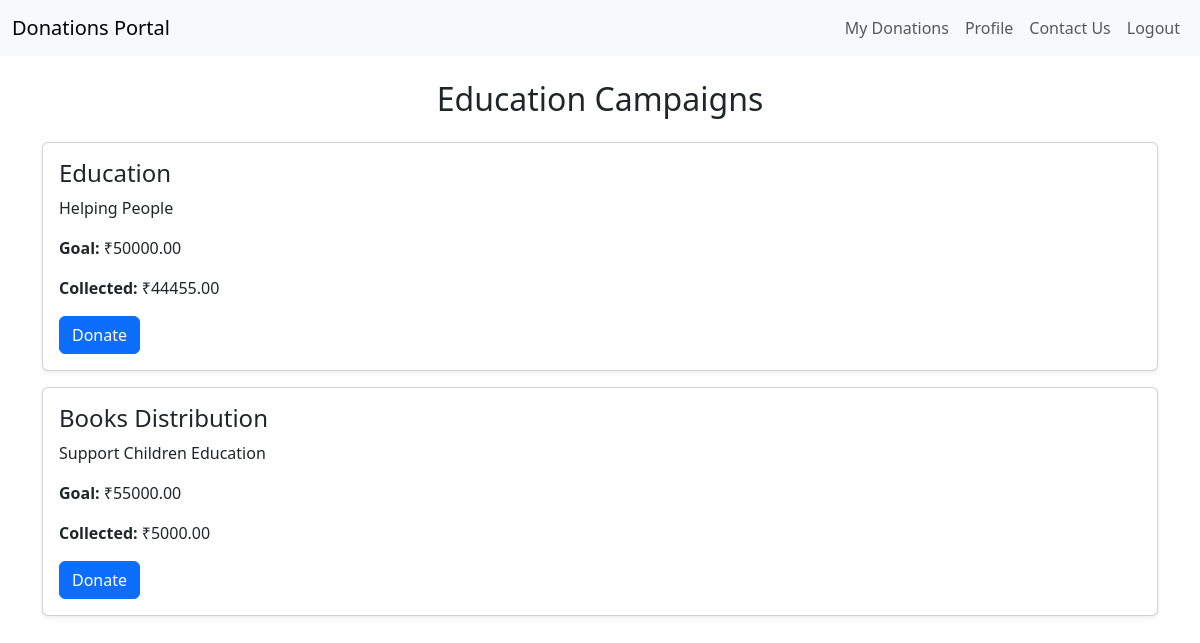
/education/ (signed in), run on the app's committed database.
### DonationsApp/models.py (models this page shows, shortened)
class Campaign(models.Model):
    CATEGORY_CHOICES = [
        ('education', 'Education'),
        ('food', 'Food'),
        ('clothes', 'Clothes'),
        ('medical', 'Medical'),
        ('infrastructure', 'Infrastructure'),
        ('shelter', 'Shelter'),
    ]
    title = models.CharField(max_length=200)
    description = models.TextField()
    goal_amount = models.DecimalField(max_digits=10, decimal_places=2)
    collected_amount = models.DecimalField(max_digits=10, decimal_places=2, default=0)
    created_by = models.ForeignKey('auth.User', on_delete=models.CASCADE)
    category = models.CharField(max_length=30, choices=CATEGORY_CHOICES)  # ✅ Add this line

### DonationsApp/views.py (the view)
# urls.py: path('education/', views.education_view, name='education'),
@login_required
def education_view(request):
    campaigns = Campaign.objects.filter(category='education')
    return render(request, 'education.html', {'campaigns': campaigns})

### DonationsApp/templates/education.html (shortened to what this page needs)
    {% extends 'base.html' %}
{% block content %}
<h2 class="text-center mb-4">Education Campaigns</h2>
{% for campaign in campaigns %}
<div class="card mb-3 shadow-sm">
    <div class="card-body">
        <h4>{{ campaign.title }}</h4>
        <p>{{ campaign.description }}</p>
        <p><strong>Goal:</strong> ₹{{ campaign.goal_amount }}</p>
        <p><strong>Collected:</strong> ₹{{ campaign.collected_amount }}</p>
        <a href="{% url 'donate' campaign.id %}" class="btn btn-primary">Donate</a>
    </div>
</div>
{% empty %}
<p class="text-center">No active campaigns in this category.</p>
{% endfor %}
{% endblock %}

### data on the page
Campaign: title "Education", description "Helping People", goal_amount "50000.00", collected_amount "44455.00"
Campaign: title "Books Distribution", description "Support Children Education", goal_amount "55000.00", collected_amount "5000.00"
